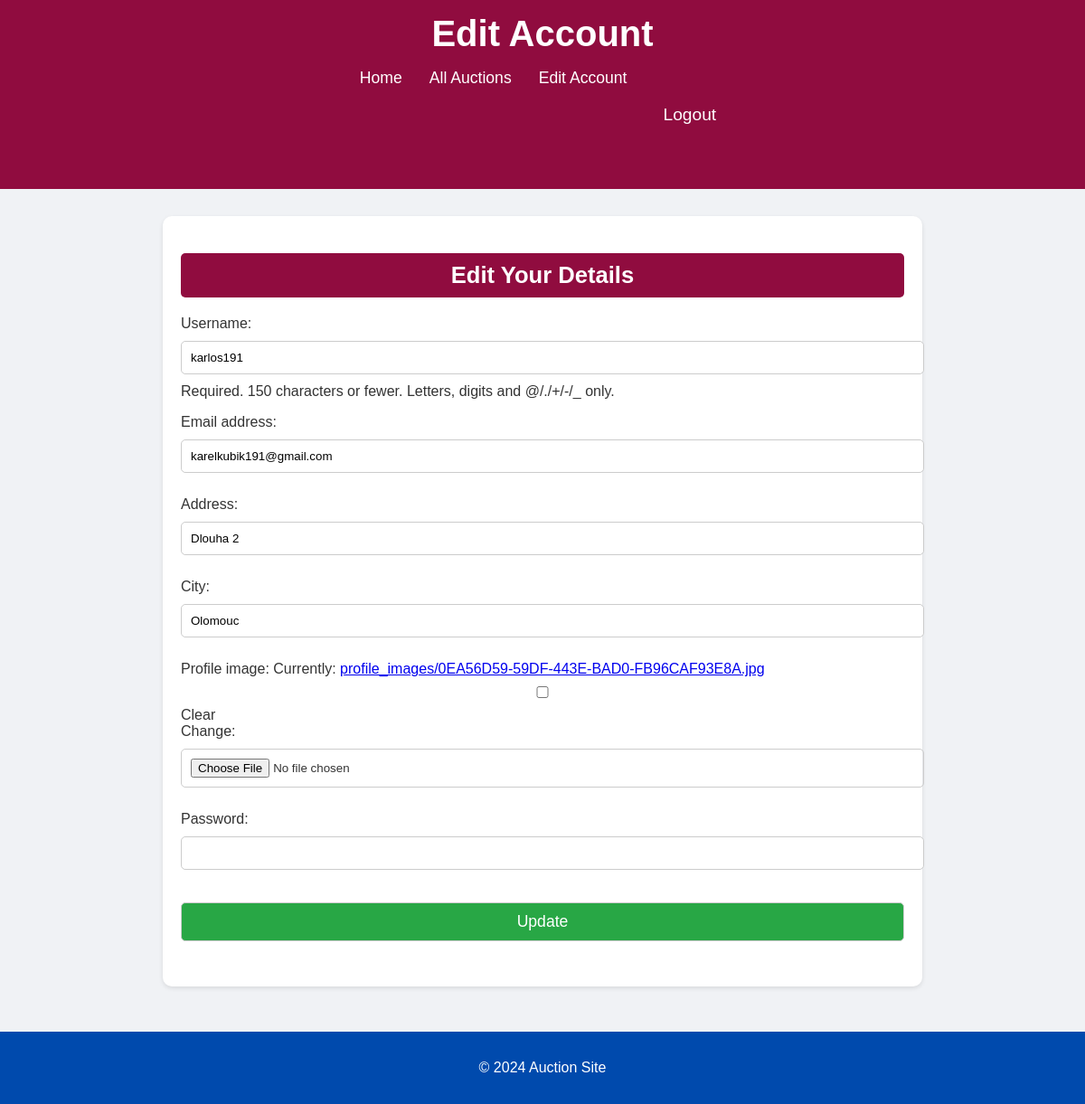
Screenshot of /edit_account/ (signed in) with the database file from the repository.
### auctions/models.py (models this page shows, shortened)
class CustomUser(AbstractBaseUser, PermissionsMixin):
    profile_image = models.ImageField(upload_to='profile_images/', null=True, blank=True)
    email = models.EmailField(unique=True)
    username = models.CharField(max_length=255)
    city = models.CharField(max_length=100, null=True, blank=True)
    address = models.CharField(max_length=255, null=True, blank=True)
    watchlist = models.ManyToManyField('Auction', related_name='watched_by', blank=True)
    date_joined = models.DateTimeField(auto_now_add=True)
    account_status = models.CharField(
        max_length=10, choices=[('ACTIVE', 'Active'), ('INACTIVE', 'Inactive'), ('BLOCKED', 'Blocked')]
    )
    account_type = models.CharField(
        max_length=10, choices=[('NORMAL', 'Normal'), ('PREMIUM', 'Premium')]
    )
    is_active = models.BooleanField(default=True)
    is_staff = models.BooleanField(default=False)
    USERNAME_FIELD = 'email'
    REQUIRED_FIELDS = ['username']
    objects = CustomUserManager()
    groups = models.ManyToManyField(
        'auth.Group',
        related_name='customer_set',
        blank=True,
        help_text='The groups this user belongs to.',
        verbose_name='groups',
    )
    user_permissions = models.ManyToManyField(
        'auth.Permission',
        related_name='customer_set',
        blank=True,
        help_text='Specific permissions for this user.',
        verbose_name='user permissions',
    )

### auctions/views.py (the view)
# urls.py: path('edit_account/', edit_account, name='edit_account'),
@login_required
def edit_account(request):
    user = request.user
    if request.method == 'POST':
        form = EditAccountForm(request.POST, request.FILES, instance=user)
        if form.is_valid():
            form.save()
            messages.success(request, 'Account details updated successfully.')
            return redirect('edit_account')
    else:
        form = EditAccountForm(instance=user)
    return render(request, 'auctions/edit_account.html', {'form': form})

### auctions/forms.py (shortened to what this page needs)
class EditAccountForm(forms.ModelForm):
    password = forms.CharField(widget=forms.PasswordInput, required=False)
    address = forms.CharField(max_length=255, required=False)
    city = forms.CharField(max_length=100, required=False)
    profile_image = forms.ImageField(required=False)
    class Meta:
        model = User
        fields = ['username', 'email', 'address', 'city', 'profile_image']

### auctions/templates/auctions/edit_account.html (shortened to what this page needs)
<!DOCTYPE html>
<html lang="en">
<head>
</head>
<body>
    <header>
        <h1>Edit Account</h1>
        <nav>
            <ul>
                <li><a href="{% url 'home' %}">Home</a></li>
                <li><a href="{% url 'auctions_list' %}">All Auctions</a></li>
                {% if user.is_authenticated %}
                    <li><a href="{% url 'edit_account' %}">Edit Account</a></li>
                    <li>
                        <form method="POST" action="{% url 'custom_logout' %}">
                            <button type="submit" style="background:none; border:none; color:white;font-size: 1.2rem; cursor:pointer;">Logout</button>
                        </form>
                    </li>
                {% else %}
                    <li><a href="{% url 'login' %}">Login</a></li>
                    <li><a href="{% url 'register' %}">Register</a></li>
                {% endif %}
            </ul>
        </nav>
    </header>
    <main>
        <h2>Edit Your Details</h2>
        <form method="post" enctype="multipart/form-data">
            {{ form.as_p }}
            <button type="submit">Update</button>
        </form>
    </main>
    <footer>
        <p>&copy; 2024 Auction Site</p>
    </footer>
</body>
</html>

### auctions/templates/auctions/edit_account.html (style rules this page uses)
body { font-family: Arial, sans-serif; background-color: #f0f2f5; margin: 0; padding: 0; color: #333; }
header { background-color: #900C3F; color: white; padding: 15px 0; text-align: center; margin-bottom: 30px; }
header h1 { margin: 0; font-size: 2.5rem; }
nav ul { list-style-type: none; padding: 0; display: flex; justify-content: center; }
nav ul li { margin: 0 15px; }
nav ul li a { text-decoration: none; color: white; font-size: 1.1rem; }
nav ul li form button { background: none; border: none; color: white; font-size: 1.1rem; cursor: pointer; }
main { max-width: 800px; margin: 20px auto; padding: 20px; background-color: white; border-radius: 10px; box-shadow: 0 2px 5px rgba(0, 0, 0, 0.1); }
h2 { background-color: #900C3F; color: white; padding: 10px; border-radius: 5px; margin-bottom: 20px; font-size: 1.6rem; text-align: center; }
form { margin: 20px 0; }
form input, form button, form select, form textarea { padding: 10px; margin: 10px 0; width: 100%; border: 1px solid #ccc; border-radius: 5px; }
form button { background-color: #28a745; color: white; cursor: pointer; font-size: 1.1rem; }
footer { background-color: #004aad; color: white; text-align: center; padding: 15px 0; margin-top: 50px; }

### rows the page displays
CustomUser: username "karlos191", email "karelkubik191@gmail.com", address "Dlouha 2", city "Olomouc"
